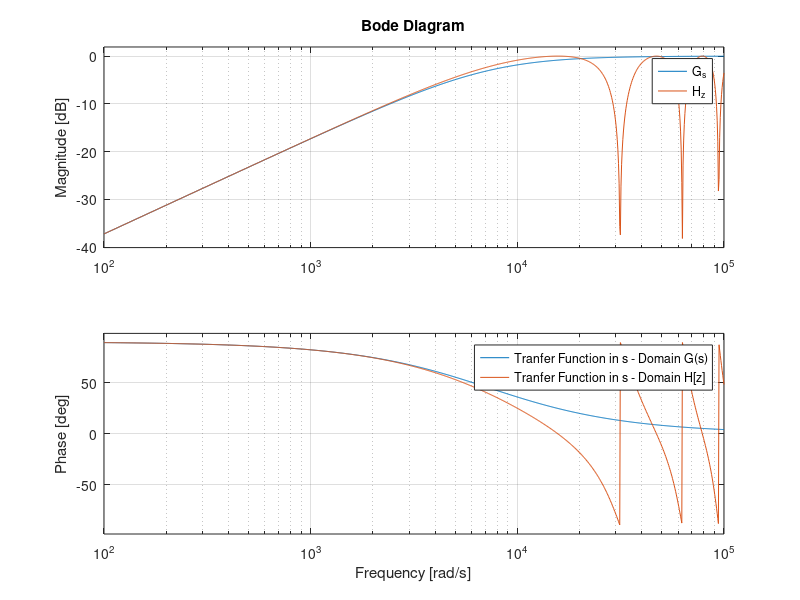
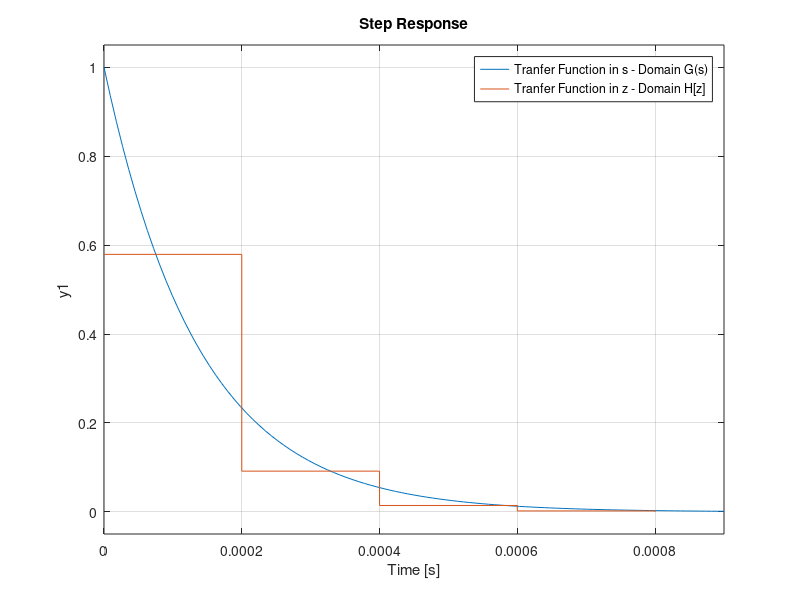

Source code (MATLAB) for these figures, in order:
%% set sampling time and Run time
tStop = 0.02; % for simulink model
fTime = 500;    
dt = 1/fTime;    % for simulink model

%% Frequency Response

G_s = tf([1 0],[1 7265]);                % Transfer Function in s-domain
Fs = 5000;
sampleTime = 1/Fs;                       % Sample time for quantization
H_z = c2d(G_s,sampleTime,'tustin');      % Bilinear Transform

figure(1);
bode(G_s,H_z);                           % Frequency Response
legend('Tranfer Function in s - Domain {G(s)}','Tranfer Function in s - Domain {H[z]}');

figure(2);
step(G_s,H_z);                           % Step Response
legend('Tranfer Function in s - Domain {G(s)}','Tranfer Function in z - Domain {H[z]}');

